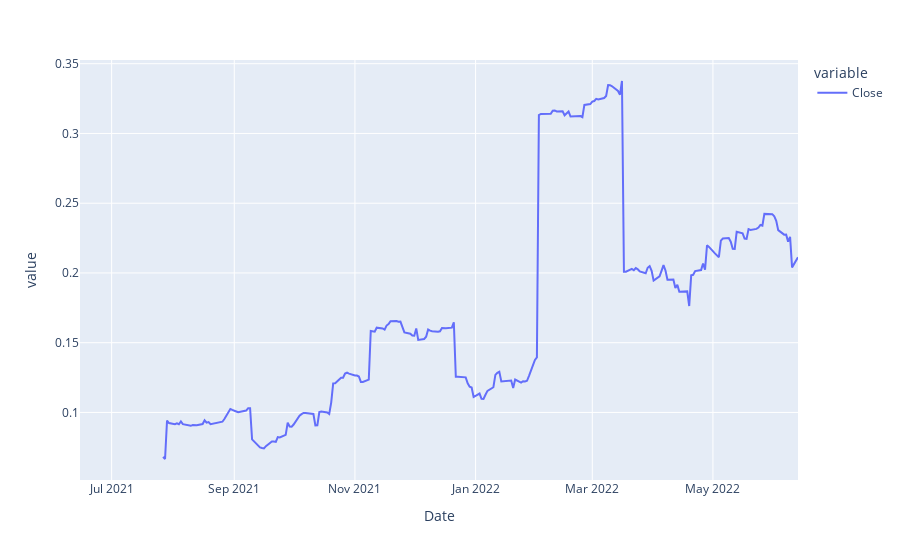

The code cell stored with this chart in its notebook:
### Code cell
volitality.plot()

### Figure 1 — Plotly figure (JSON) as saved in the notebook; plotly's stock layout.template omitted (floating-point values rounded to 4 significant figures; data arrays with more than 128 entries replaced by an {"elided": "..."} marker saying what was removed)
{"data": [{"hovertemplate": "variable=Close<br>Date=%{x}<br>value=%{y}<extra></extra>", "legendgroup": "Close", "line": {"color": "#636efa", "dash": "solid"}, "marker": {"symbol": "circle"}, "mode": "lines", "name": "Close", "orientation": "v", "showlegend": true, "type": "scatter", "x": {"elided": "252 str values"}, "xaxis": "x", "y": {"elided": "252 float values"}, "yaxis": "y"}], "layout": {"legend": {"title": {"text": "variable"}, "tracegroupgap": 0}, "margin": {"t": 60}, "xaxis": {"anchor": "y", "domain": [0, 1], "title": {"text": "Date"}}, "yaxis": {"anchor": "x", "domain": [0, 1], "title": {"text": "value"}}}}
